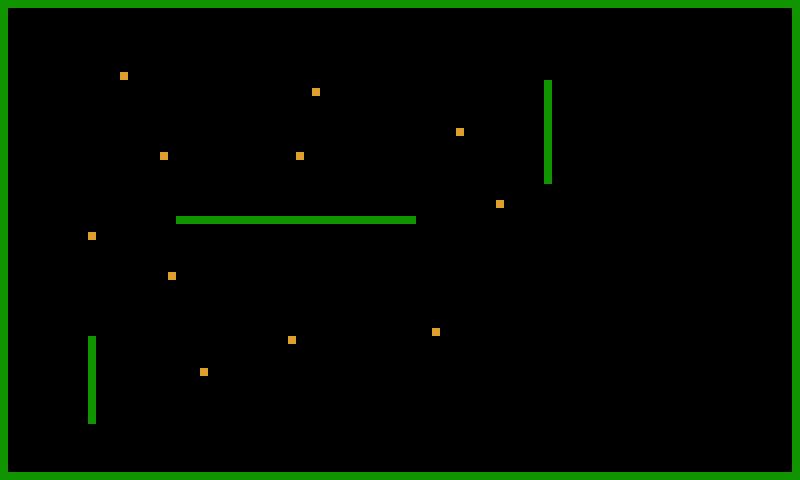

Below is a game level as drawn by its tile map, then a one-line description and the .tmx that defines it (tile-layer data replaced by summaries):
An orthogonal 100x60 tile map with 8x8 px tiles, 2 tile layers (background, graphics) and 18 objects.

<map version="1.0" orientation="orthogonal" renderorder="right-down" width="100" height="60" tilewidth="8" tileheight="8" nextobjectid="26">
 <tileset firstgid="1" name="tileset_gutter" tilewidth="8" tileheight="8" spacing="2" margin="1" tilecount="2950" columns="59">
  <image source="tileset_gutter.png" width="594" height="504" />
 </tileset>
 <layer name="background" width="100" height="60">
  <data>[6000 cells, 6000 non-empty, 3 distinct tile ids]</data>
 </layer>
 <layer name="graphics" width="100" height="60">
  <data>[6000 cells, 4 non-empty, 1 distinct tile ids]</data>
 </layer>
 <objectgroup name="coins">
  <object id="12" x="120.545" y="72.7273" width="6.72727" height="6.90909" />
  <object id="13" x="455.818" y="128.727" width="7.81818" height="7.27273" />
  <object id="14" x="432.75" y="329.25" width="6.25" height="6.25" />
  <object id="15" x="288.5" y="336.25" width="7.25" height="7.75" />
  <object id="18" x="313.333" y="88.6667" width="6" height="7.33333" />
  <object id="19" x="158.667" y="152.667" width="9.33333" height="7.33333" />
  <object id="20" x="88" y="231.333" width="8.66667" height="10" />
  <object id="21" x="166.667" y="271.333" width="10" height="8" />
  <object id="22" x="200" y="368" width="8" height="10" />
  <object id="23" x="298.667" y="152.667" width="5.33333" height="7.33333" />
  <object id="24" x="495.333" y="200.667" width="10" height="6" />
 </objectgroup>
 <objectgroup name="walls">
  <object id="5" x="2" y="1.33333" width="799.333" height="8" />
  <object id="6" x="0.666667" y="2" width="7.33333" height="479.333" />
  <object id="7" x="3.33333" y="470.667" width="801.333" height="9.33333" />
  <object id="8" x="794" y="2.66667" width="5.33333" height="468.667" />
  <object id="9" x="544.75" y="81" width="7.5" height="102.5" />
  <object id="10" x="176.5" y="216" width="239.75" height="8.25" />
  <object id="11" x="88.75" y="337.5" width="6.75" height="86.5" />
 </objectgroup>
</map>
